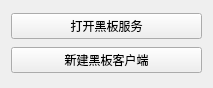
<?xml version="1.0" encoding="UTF-8"?>
<ui version="4.0">
 <class>MainWindow</class>
 <widget class="QWidget" name="MainWindow">
  <property name="geometry">
   <rect>
    <x>0</x>
    <y>0</y>
    <width>213</width>
    <height>88</height>
   </rect>
  </property>
  <property name="windowTitle">
   <string>黑板DEMO</string>
  </property>
  <layout class="QVBoxLayout" name="verticalLayout">
   <item>
    <widget class="QPushButton" name="startBlackboardServer">
     <property name="text">
      <string>打开黑板服务</string>
     </property>
    </widget>
   </item>
   <item>
    <widget class="QPushButton" name="startBlackboardClient">
     <property name="text">
      <string>新建黑板客户端</string>
     </property>
    </widget>
   </item>
  </layout>
 </widget>
 <resources/>
 <connections/>
</ui>
